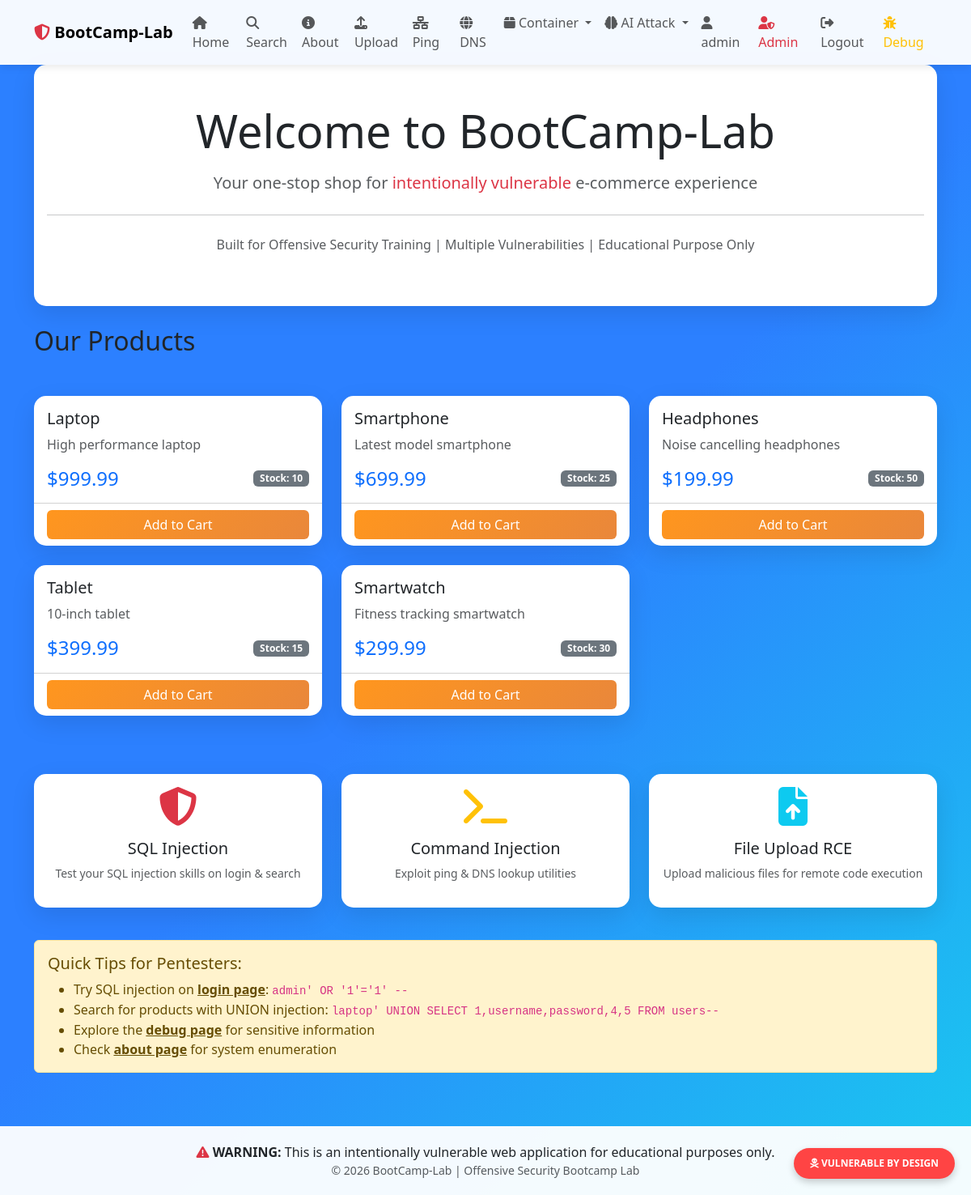
The page / (signed in) on the database its author committed.
### app.py (models this page shows, shortened)
class Product(db.Model):
    __tablename__ = 'products'
    id = db.Column(db.Integer, primary_key=True)
    name = db.Column(db.String(100), nullable=False)
    description = db.Column(db.Text)
    price = db.Column(db.Float, nullable=False)
    stock = db.Column(db.Integer, default=0)

### app.py (the view)
@app.route('/')
def index():
    products = Product.query.all()
    return render_template('index.html', products=products)

### templates/index.html (shortened to what this page needs)
{% extends "base.html" %}
{% block content %}
<div class="row mb-4">
    <div class="col-12">
        <div class="card">
            <div class="card-body text-center py-5">
                <h1 class="display-4 mb-3">
                    Welcome to BootCamp-Lab
                </h1>
                <p class="lead text-muted">
                    Your one-stop shop for <span class="text-danger">intentionally vulnerable</span> e-commerce experience
                </p>
                <hr class="my-4">
                <p class="text-muted">
                    Built for Offensive Security Training
                    | Multiple Vulnerabilities
                    | Educational Purpose Only
                </p>
            </div>
        </div>
    </div>
</div>
<div class="row mb-4">
    <div class="col-12">
        <h2 class="mb-4">Our Products</h2>
    </div>
</div>
<div class="row">
    {% for product in products %}
    <div class="col-md-4 mb-4">
        <div class="card h-100">
            <div class="card-body">
                <h5 class="card-title">{{ product.name }}</h5>
                <p class="card-text text-muted">{{ product.description }}</p>
                <div class="d-flex justify-content-between align-items-center">
                    <span class="h4 text-primary mb-0">${{ "%.2f"|format(product.price) }}</span>
                    <span class="badge bg-secondary">Stock: {{ product.stock }}</span>
                </div>
            </div>
            <div class="card-footer bg-transparent">
                <button class="btn btn-gradient w-100">
                    Add to Cart
                </button>
            </div>
        </div>
    </div>
    {% endfor %}
</div>
<div class="row mt-5">
    <div class="col-md-4 mb-3">
        <div class="card text-center">
            <div class="card-body">
                <i class="fas fa-shield-alt fa-3x text-danger mb-3"></i>
                <h5>SQL Injection</h5>
                <p class="text-muted small">Test your SQL injection skills on login & search</p>
            </div>
        </div>
    </div>
    <div class="col-md-4 mb-3">
        <div class="card text-center">
            <div class="card-body">
                <i class="fas fa-terminal fa-3x text-warning mb-3"></i>
                <h5>Command Injection</h5>
                <p class="text-muted small">Exploit ping & DNS lookup utilities</p>
            </div>
        </div>
    </div>
    <div class="col-md-4 mb-3">
        <div class="card text-center">
            <div class="card-body">
                <i class="fas fa-file-upload fa-3x text-info mb-3"></i>
                <h5>File Upload RCE</h5>
                <p class="text-muted small">Upload malicious files for remote code execution</p>
            </div>
        </div>
    </div>
</div>
<div class="row mt-4">
    <div class="col-12">
        <div class="alert alert-warning">
            <h5>Quick Tips for Pentesters:</h5>
            <ul class="mb-0">
                <li>Try SQL injection on <a href="{{ url_for('login') }}" class="alert-link">login page</a>: <code>admin' OR '1'='1' --</code></li>
                <li>Search for products with UNION injection: <code>laptop' UNION SELECT 1,username,password,4,5 FROM users--</code></li>
                <li>Explore the <a href="{{ url_for('debug') }}" class="alert-link">debug page</a> for sensitive information</li>
                <li>Check <a href="{{ url_for('about') }}" class="alert-link">about page</a> for system enumeration</li>
            </ul>
        </div>
    </div>
</div>
{% endblock %}

### templates/base.html (style rules this page uses)
body { min-height: 100vh; background: linear-gradient(135deg, #2c80ff 50%, #1ac8ef 100%); }
.card { border: none; border-radius: 15px; box-shadow: 0 10px 30px rgba(0,0,0,0.1); }
.btn-gradient { background: linear-gradient(135deg, #ff961e 0%, #e9873b 100%); border: none; color: white; }

### rows shown on the page
Product: name "Laptop", description "High performance laptop", price "999.99", stock "10"
Product: name "Smartphone", description "Latest model smartphone", price "699.99", stock "25"
Product: name "Headphones", description "Noise cancelling headphones", price "199.99", stock "50"
Product: name "Tablet", description "10-inch tablet", price "399.99", stock "15"
Product: name "Smartwatch", description "Fitness tracking smartwatch", price "299.99", stock "30"

### other values the page prints
{{ session.get('username') }} "admin"
